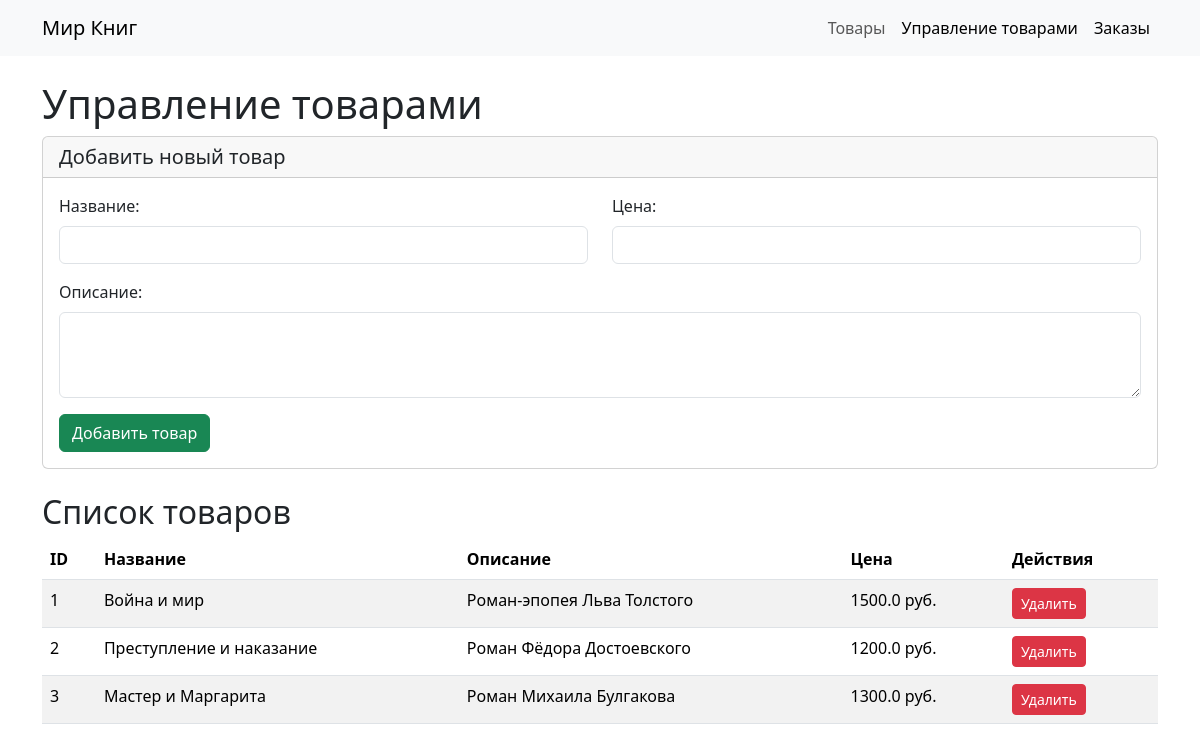
/admin/products (signed in), run on the app's committed database.
### server.py (models this page shows, shortened)
class Product(db.Model):
    __tablename__ = 'products'
    id = db.Column(db.Integer, primary_key=True)
    name = db.Column(db.String(100), nullable=False)
    description = db.Column(db.Text)
    price = db.Column(db.Float, nullable=False)

### server.py (the view)
    def decorated_function(*args, **kwargs):
        if 'user_id' not in session:
            return jsonify({'success': False, 'message': 'Требуется авторизация'}), 401
        user = User.query.get(session['user_id'])
        if not user or not user.is_admin:
            return jsonify({'success': False, 'message': 'Требуются права администратора'}), 403
        return f(*args, **kwargs)

### server.py (called while the page is built, shortened)
def admin_required(f):
    def decorated_function(*args, **kwargs):
        if 'user_id' not in session:
            return jsonify({'success': False, 'message': 'Требуется авторизация'}), 401
        user = User.query.get(session['user_id'])
        if not user or not user.is_admin:
            return jsonify({'success': False, 'message': 'Требуются права администратора'}), 403
        return f(*args, **kwargs)
    decorated_function.__name__ = f.__name__
    return decorated_function

@app.route("/admin/products", methods=['GET', 'POST'])
@admin_required
def admin_products():
    products_list = Product.query.all()
    return render_template("admin_products.html", products=products_list)

### templates/admin_products.html (shortened to what this page needs)
<!DOCTYPE html>
<html lang="ru">
<head>
    <link rel="stylesheet" href="/static/css/bootstrap.min.css">
</head>
<body>
    <nav class="navbar navbar-expand-lg bg-body-tertiary">
        <div class="container">
            <a class="navbar-brand" href="/">Мир Книг</a>
            <div class="navbar-nav">
                <a class="nav-link" href="/products">Товары</a>
                <a class="nav-link active" href="/admin/products">Управление товарами</a>
                <a class="nav-link active" href="/orders.html">Заказы</a>
            </div>
        </div>
    </nav>
    <div class="container mt-4">
        <h1>Управление товарами</h1>
        <div class="card mb-4">
            <div class="card-header">
                <h5 class="mb-0">Добавить новый товар</h5>
            </div>
            <div class="card-body">
                <form method="POST">
                    <div class="row">
                        <div class="col-md-6 mb-3">
                            <label class="form-label">Название:</label>
                            <input type="text" class="form-control" name="name" required>
                        </div>
                        <div class="col-md-6 mb-3">
                            <label class="form-label">Цена:</label>
                            <input type="number" step="0.01" class="form-control" name="price" required>
                        </div>
                    </div>
                    <div class="mb-3">
                        <label class="form-label">Описание:</label>
                        <textarea class="form-control" name="description" rows="3" required></textarea>
                    </div>
                    <button type="submit" class="btn btn-success">Добавить товар</button>
                </form>
            </div>
        </div>
        <h2>Список товаров</h2>
        {% if products %}
        <div class="table-responsive">
            <table class="table table-striped">
                <thead>
                    <tr>
                        <th>ID</th>
                        <th>Название</th>
                        <th>Описание</th>
                        <th>Цена</th>
                        <th>Действия</th>
                    </tr>
                </thead>
                <tbody>
                    {% for product in products %}
                    <tr>
                        <td>{{ product.id }}</td>
                        <td>{{ product.name }}</td>
                        <td>{{ product.description[:100] }}{% if product.description|length > 100 %}...{% endif %}</td>
                        <td>{{ product.price }} руб.</td>
                        <td>
                            <form method="POST" action="{{ url_for('delete_product', product_id=product.id) }}" style="display: inline;">
                                <button type="submit" class="btn btn-danger btn-sm" onclick="return confirm('Удалить этот товар?')">Удалить</button>
                            </form>
                        </td>
                    </tr>
                    {% endfor %}
                </tbody>
            </table>
        </div>
        {% else %}
        <div class="alert alert-info">
            <p class="mb-0">Товаров пока нет.</p>
        </div>
        {% endif %}
    </div>
</body>
</html>

### data on the page
Product: id "1", name "Война и мир", description "Роман-эпопея Льва Толстого", price "1500.0"
Product: id "2", name "Преступление и наказание", description "Роман Фёдора Достоевского", price "1200.0"
Product: id "3", name "Мастер и Маргарита", description "Роман Михаила Булгакова", price "1300.0"
